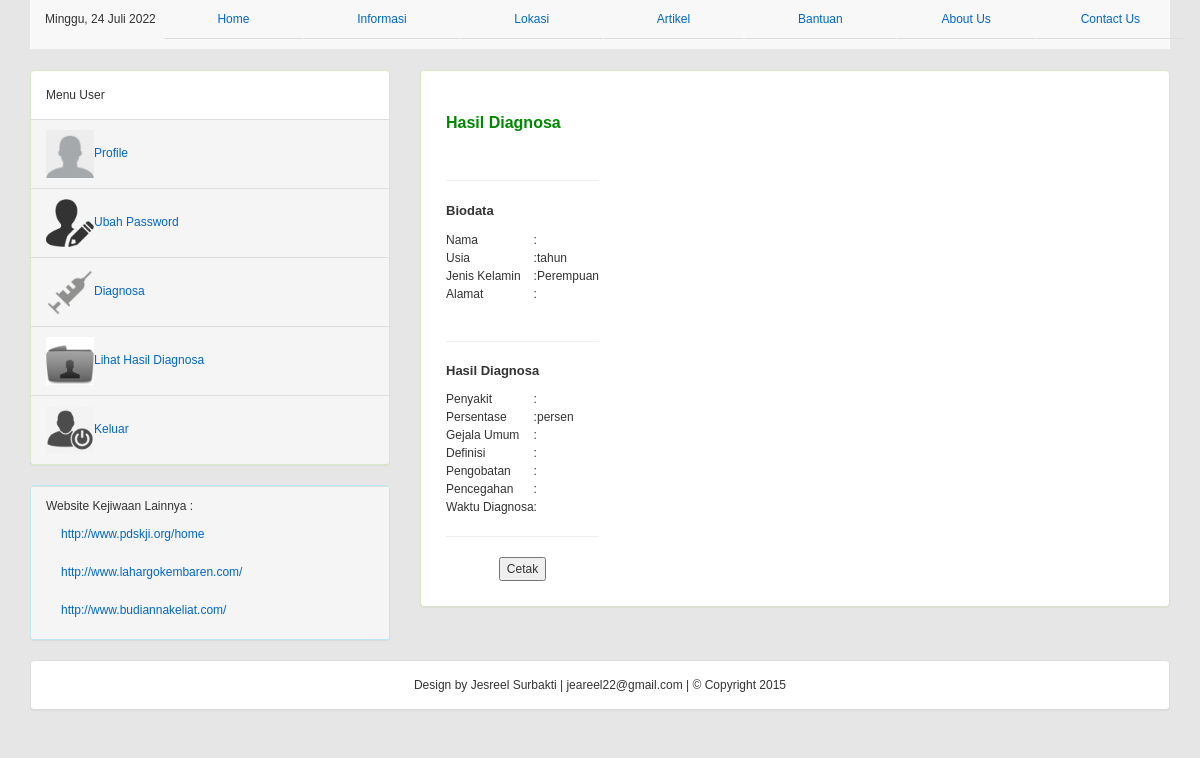
The page /hasil.php (signed in) on the database as committed earlier.
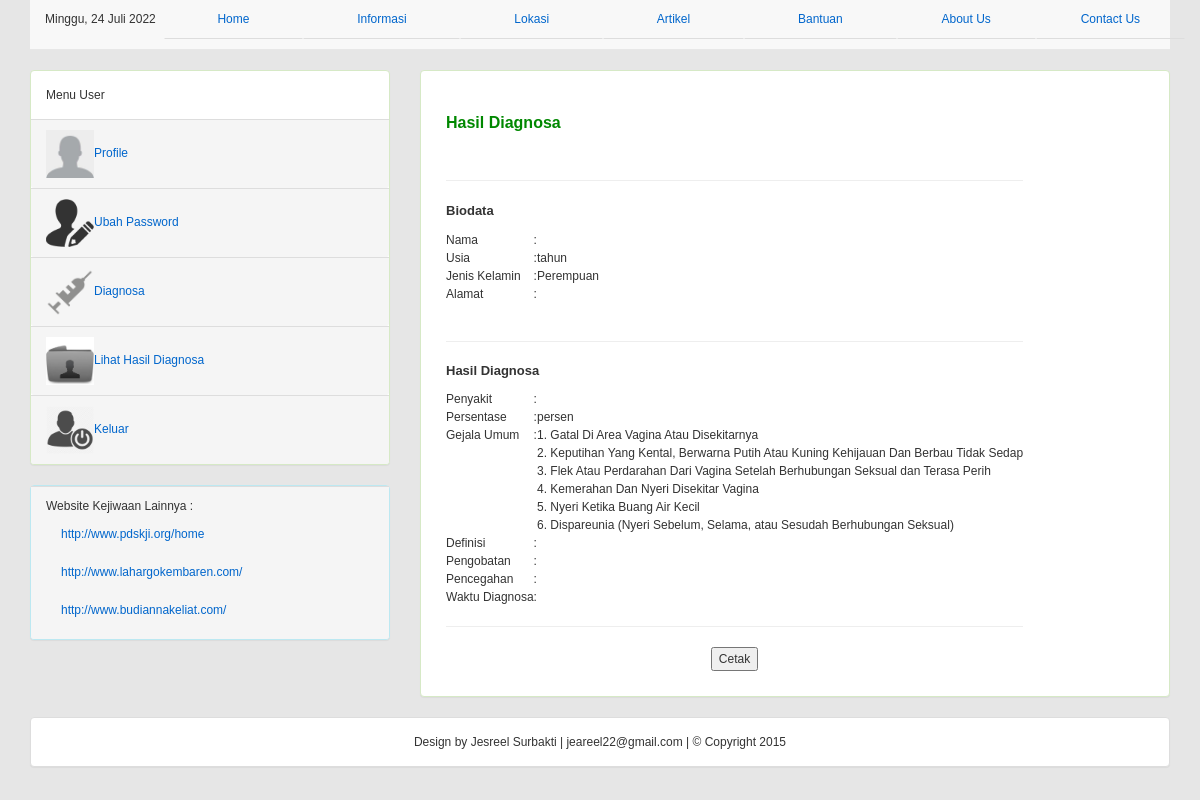
The same page on the database as committed later.
### tables this page shows
CREATE TABLE `gejala` (
  `kode_gejala` varchar(5) NOT NULL,
  `nama_gejala` text NOT NULL
);

### hasil.php (the view, shortened to what the changed rows need)
<!DOCTYPE html>
<html>
<head>
  <link rel="stylesheet" type="text/css" href="css/bootstrap.css">
  <link href="templatemo_style.css" rel="stylesheet" type="text/css" />
</head>
<body>
  <div class="container">
    <div class="row">
      <div class="col-md-8">
        <div class="panel panel-success">
          <div class="panel-body">
            <?php
            include("koneksi_db.php");
            ?>
            <?php
            $u = $_SESSION['SESS_USERNAME'];
            $qry = mysqli_query($conn, "SELECT * FROM hasil_diagnosa, penyakit, data_user WHERE penyakit.kode_penyakit=hasil_diagnosa.kode_penyakit AND hasil_diagnosa.username='$u' AND hasil_diagnosa.username=data_user.username ORDER BY hasil_diagnosa.id_diagnosa DESC LIMIT 1") or die(mysqli_error());
            $data = mysqli_fetch_array($qry);
            $id = $data['id_diagnosa'];
            mysqli_query($conn, "TRUNCATE TABLE `tmp_analisa`");
            mysqli_query($conn, "TRUNCATE TABLE `tmp_gejala`");
            mysqli_query($conn, "TRUNCATE TABLE `tmp_penyakit`");
            ?>
            <div class="text_area" align="justify">
              <br>
              <br />
              <form action="javascript: void(0)" onclick="popup('cetak.php?act=detail&u=<?php echo $u; ?>&id=<?php echo $id; ?>')" method="post" align="left" cellpadding="5">
                <table cellpadding="5">
                  <tr>
                    <td valign="top">Gejala Umum</td>
                    <td valign="top">:</td>
                    <td>
                      <?php
                      $sql_gejala = "SELECT gejala.* FROM gejala,relasi_penyakit_gejala
						WHERE gejala.kode_gejala=relasi_penyakit_gejala.kode_gejala
						AND relasi_penyakit_gejala.kode_penyakit='$data[kode_penyakit]'";
                      $qry_gejala = mysqli_query($conn, $sql_gejala) or die(mysqli_error());
                      $i = 0;
                      while ($hsl_gejala = mysqli_fetch_array($qry_gejala)) {
                        $i++;
                        echo "$i. $hsl_gejala[nama_gejala] <br>";
                      }
                      ?>
                    </td>
                  </tr>
                </table>
            </div>
          </div>
        </div>
      </div>
    </div>
  </div>
</body>
</html>

Rows that differ between the two databases and show on the page:
now on this page (row edited): gejala: nama_gejala "Gatal Di Area Vagina Atau Disekitarnya"
now on this page (row edited): gejala: nama_gejala "Keputihan Yang Kental, Berwarna Putih Atau Kuning Kehijauan Dan Berbau Tidak Sedap"
now on this page (row edited): gejala: nama_gejala "Flek Atau Perdarahan Dari Vagina Setelah Berhubungan Seksual dan Terasa Perih"
now on this page (row edited): gejala: nama_gejala "Kemerahan Dan Nyeri Disekitar Vagina"
now on this page (row edited): gejala: nama_gejala "Nyeri Ketika Buang Air Kecil"
now on this page (row edited): gejala: nama_gejala "Dispareunia (Nyeri Sebelum, Selama, atau Sesudah Berhubungan Seksual)"
